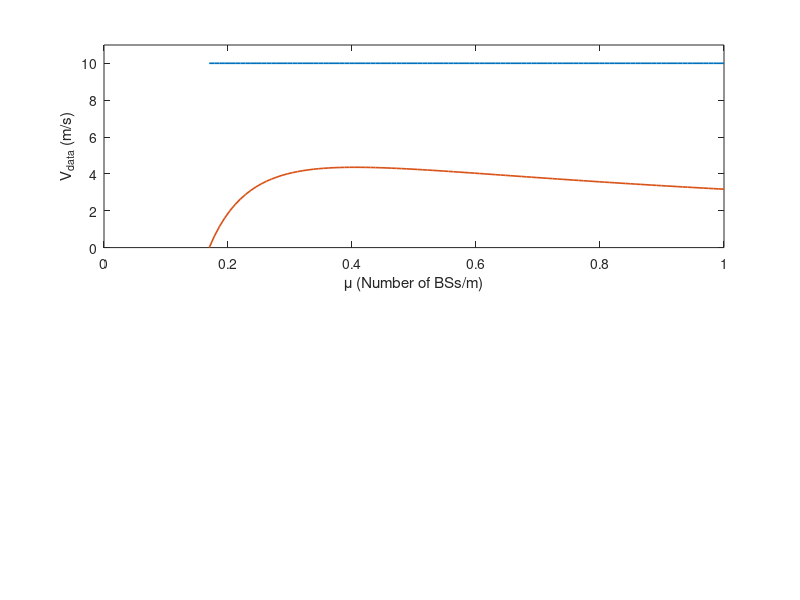

MATLAB code to generate this figure: (Note: this script raises an error after producing the figure.)
clc;
clear all;
close all;
v_max = 30; % m/s
R_thr = 1*10^9; % B/sec
W_c = 40*10^6; % Hz
P_R = 1; % Watts
%mu = 0.0005:0.000005:0.050; % BS intensity
mu_max = 1; % Max BS intensity
h_d = 1/(0.45*v_max); % Normalized handover rate

 
% SNR parameters
alpha = 3; % path loss exponent
G_tx = 1; % Gain at transmitter
G_rx = 1; % Gain at reciever
c = 3*10^8; % m/s
f_R = 2.1*10^9; % Hz
NP=W_c*273*1.38*(10)^-23; % watts/m^2
gamma_R = G_tx*G_rx*(c/(4*pi*f_R))^2;

gamma_bar = (gamma_R*P_R)/NP;

mu_data = (1/(2*gamma_bar^(1/alpha)))*nthroot((2^(R_thr/W_c)-1), alpha);
mu = linspace(mu_data, mu_max);
% Rate calculation
rho_0 = 1./(2*mu); % Average distance between BS and CAV
SNR = (gamma_R.*P_R.*(rho_0).^(-alpha))/NP;
R_m = W_c.*log2(1+SNR);
R_m_test = W_c.*log2(1+SNR);        
% Velocity with data rate
V_data = 1./(h_d.*mu).*((1 - (R_thr./R_m)));

%V_min calculation
% C1 parameters
tau_1 = 0.00015;
tau_2 = 0.0004;

lambda_bar1 = 1;
lambda_bar2 = 1;

% Typical crash probabilities are very small, gnerally between 0.1% and up
% to 5% 
epsilon_1 = 0.0015; % Crash probability for V_min below peak
epsilon_2 = 0.0015; % Crash probability for V_min above peak

v_safe_1 = -lambda_bar1*log(1-epsilon_1)/(tau_1); %Safe speed for V_min below peak
v_safe_2 = -lambda_bar2*log(1-epsilon_2)/(tau_2); %Safe speed for V_min above peak

v_min_1 = min([v_safe_1, v_max]); %V_min below peak
v_min_2 = min([v_safe_2, v_max]); %V_min above peak

% Plots for V_data vs mu for different crash probabilties
subplot(2,1,1)
plot(mu, v_min_1+mu*0, 'LineWidth', 1.2);
hold on;
plot(mu, V_data(1,:), 'LineWidth', 1.2)
hold off
%title('V_{data} vs. \mu')
xlabel('\mu (Number of BSs/m)')
ylabel('V_{data} (m/s)')
ylim([0 11])
xline(mu_data)
xline(0.45)
grid on;
legend('V_{min} = min({V_{max}, V_{safe}})', 'V_{data}');

subplot(2,1,2)
plot(mu, v_min_2+mu*0, 'LineWidth', 1.2);
hold on;
plot(mu, V_data(1,:), 'LineWidth', 1.2)
hold off
%title('V_{data} vs. \mu')
xlabel('\mu (Number of BSs/m)')
ylabel('V_{data} (m/s)')
% ylim([0 23])
xline(mu_data)
xline(0.45)
grid on;
legend('V_{min} = min({V_{max}, V_{safe}})', 'V_{data}');